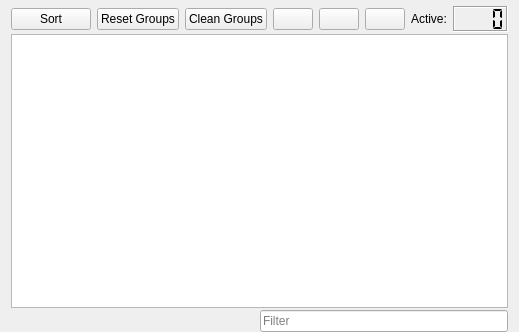
<?xml version="1.0" encoding="UTF-8"?>
<ui version="4.0">
 <class>PluginsWidget</class>
 <widget class="QWidget" name="PluginsWidget">
  <property name="geometry">
   <rect>
    <x>0</x>
    <y>0</y>
    <width>313</width>
    <height>332</height>
   </rect>
  </property>
  <property name="sizePolicy">
   <sizepolicy hsizetype="Expanding" vsizetype="Expanding">
    <horstretch>0</horstretch>
    <verstretch>0</verstretch>
   </sizepolicy>
  </property>
  <property name="windowTitle">
   <string>Plugins</string>
  </property>
  <layout class="QVBoxLayout" name="verticalLayout">
   <property name="spacing">
    <number>2</number>
   </property>
   <property name="topMargin">
    <number>6</number>
   </property>
   <property name="bottomMargin">
    <number>0</number>
   </property>
   <item>
    <layout class="QHBoxLayout" name="horizontalLayout">
     <property name="spacing">
      <number>6</number>
     </property>
     <item>
      <widget class="QPushButton" name="sortButton">
       <property name="toolTip">
        <string>Sort the plugins using LOOT.</string>
       </property>
       <property name="whatsThis">
        <string>Sort the plugins using LOOT.</string>
       </property>
       <property name="text">
        <string>Sort</string>
       </property>
       <property name="icon">
        <iconset resource="../../../modorganizer/src/resources.qrc">
         <normaloff>:/MO/gui/sort</normaloff>:/MO/gui/sort</iconset>
       </property>
      </widget>
     </item>
    <item>
     <widget class="QPushButton" name="resetGroupsButton">
      <property name="toolTip">
       <string>Reset group structure without changing load order.</string>
      </property>
      <property name="text">
       <string>Reset Groups</string>
      </property>
     </widget>
    </item>
    <item>
     <widget class="QPushButton" name="cleanGroupsButton">
      <property name="toolTip">
       <string>Clean empty groups and separators.</string>
      </property>
      <property name="text">
       <string>Clean Groups</string>
      </property>
     </widget>
    </item>
     <item>
      <spacer name="horizontalSpacer">
       <property name="orientation">
        <enum>Qt::Horizontal</enum>
       </property>
       <property name="sizeHint" stdset="0">
        <size>
         <width>40</width>
         <height>20</height>
        </size>
       </property>
      </spacer>
     </item>
     <item>
      <widget class="QPushButton" name="listOptionsBtn">
       <property name="maximumSize">
        <size>
         <width>16777215</width>
         <height>16777215</height>
        </size>
       </property>
       <property name="toolTip">
        <string>Open list options...</string>
       </property>
       <property name="whatsThis">
        <string>Refresh list. This is usually not necessary unless you modified data outside the program.</string>
       </property>
       <property name="text">
        <string/>
       </property>
       <property name="icon">
        <iconset resource="../../../modorganizer/src/resources.qrc">
         <normaloff>:/MO/gui/settings</normaloff>:/MO/gui/settings</iconset>
       </property>
       <property name="iconSize">
        <size>
         <width>16</width>
         <height>16</height>
        </size>
       </property>
      </widget>
     </item>
     <item>
      <widget class="QPushButton" name="restoreButton">
       <property name="toolTip">
        <string>Restore a backup.</string>
       </property>
       <property name="whatsThis">
        <string>Restore a backup.</string>
       </property>
       <property name="text">
        <string notr="true"/>
       </property>
       <property name="icon">
        <iconset resource="../../../modorganizer/src/resources.qrc">
         <normaloff>:/MO/gui/restore</normaloff>:/MO/gui/restore</iconset>
       </property>
       <property name="iconSize">
        <size>
         <width>16</width>
         <height>16</height>
        </size>
       </property>
      </widget>
     </item>
     <item>
      <widget class="QPushButton" name="saveButton">
       <property name="toolTip">
        <string>Create a backup.</string>
       </property>
       <property name="whatsThis">
        <string>Create a backup.</string>
       </property>
       <property name="text">
        <string notr="true"/>
       </property>
       <property name="icon">
        <iconset resource="../../../modorganizer/src/resources.qrc">
         <normaloff>:/MO/gui/backup</normaloff>:/MO/gui/backup</iconset>
       </property>
      </widget>
     </item>
     <item>
      <widget class="QLabel" name="activePluginsLabel">
       <property name="text">
        <string>Active:</string>
       </property>
      </widget>
     </item>
     <item>
      <widget class="QLCDNumber" name="activePluginsCounter">
       <property name="minimumSize">
        <size>
         <width>0</width>
         <height>26</height>
        </size>
       </property>
       <property name="whatsThis">
        <string>&lt;html&gt;&lt;head/&gt;&lt;body&gt;&lt;p&gt;This provides statistics about the plugin list. The total number of active plugins is normally displayed.  Other statistics may be accessed with the tooltip of this counter.&lt;/p&gt;&lt;/body&gt;&lt;/html&gt;</string>
       </property>
       <property name="frameShadow">
        <enum>QFrame::Sunken</enum>
       </property>
       <property name="digitCount">
        <number>4</number>
       </property>
       <property name="segmentStyle">
        <enum>QLCDNumber::Flat</enum>
       </property>
      </widget>
     </item>
    </layout>
   </item>
   <item>
    <widget class="BSPluginList::PluginListView" name="pluginList">
     <property name="minimumSize">
      <size>
       <width>250</width>
       <height>250</height>
      </size>
     </property>
     <property name="contextMenuPolicy">
      <enum>Qt::CustomContextMenu</enum>
     </property>
     <property name="toolTip">
      <string>List of available esp/esm files.</string>
     </property>
     <property name="whatsThis">
      <string>List of available esp/esm files.</string>
     </property>
     <property name="editTriggers">
      <set>QAbstractItemView::EditKeyPressed|QAbstractItemView::SelectedClicked</set>
     </property>
     <property name="dragEnabled">
      <bool>true</bool>
     </property>
     <property name="dragDropOverwriteMode">
      <bool>false</bool>
     </property>
     <property name="dragDropMode">
      <enum>QAbstractItemView::InternalMove</enum>
     </property>
     <property name="defaultDropAction">
      <enum>Qt::MoveAction</enum>
     </property>
     <property name="alternatingRowColors">
      <bool>true</bool>
     </property>
     <property name="selectionMode">
      <enum>QAbstractItemView::ExtendedSelection</enum>
     </property>
     <property name="selectionBehavior">
      <enum>QAbstractItemView::SelectRows</enum>
     </property>
     <property name="indentation">
      <number>20</number>
     </property>
     <property name="uniformRowHeights">
      <bool>true</bool>
     </property>
     <property name="itemsExpandable">
      <bool>true</bool>
     </property>
     <property name="sortingEnabled">
      <bool>true</bool>
     </property>
     <property name="expandsOnDoubleClick">
      <bool>false</bool>
     </property>
     <attribute name="headerStretchLastSection">
      <bool>false</bool>
     </attribute>
    </widget>
   </item>
   <item>
    <layout class="QHBoxLayout" name="horizontalLayout_2">
     <item>
      <spacer name="horizontalSpacer_2">
       <property name="orientation">
        <enum>Qt::Horizontal</enum>
       </property>
       <property name="sizeHint" stdset="0">
        <size>
         <width>40</width>
         <height>20</height>
        </size>
       </property>
      </spacer>
     </item>
     <item>
      <widget class="MOBase::LineEditClear" name="espFilterEdit">
       <property name="toolTip">
        <string>Filter the list of plugins.</string>
       </property>
       <property name="whatsThis">
        <string>Filter the list of plugins.</string>
       </property>
       <property name="text">
        <string/>
       </property>
       <property name="placeholderText">
        <string>Filter</string>
       </property>
      </widget>
     </item>
    </layout>
   </item>
  </layout>
 </widget>
 <customwidgets>
  <customwidget>
   <class>MOBase::LineEditClear</class>
   <extends>QLineEdit</extends>
   <header>lineeditclear.h</header>
  </customwidget>
  <customwidget>
   <class>BSPluginList::PluginListView</class>
   <extends>QTreeView</extends>
   <header>bspluginlist/pluginlistview.h</header>
  </customwidget>
 </customwidgets>
 <resources>
  <include location="../../../modorganizer/src/resources.qrc"/>
 </resources>
 <connections/>
</ui>
